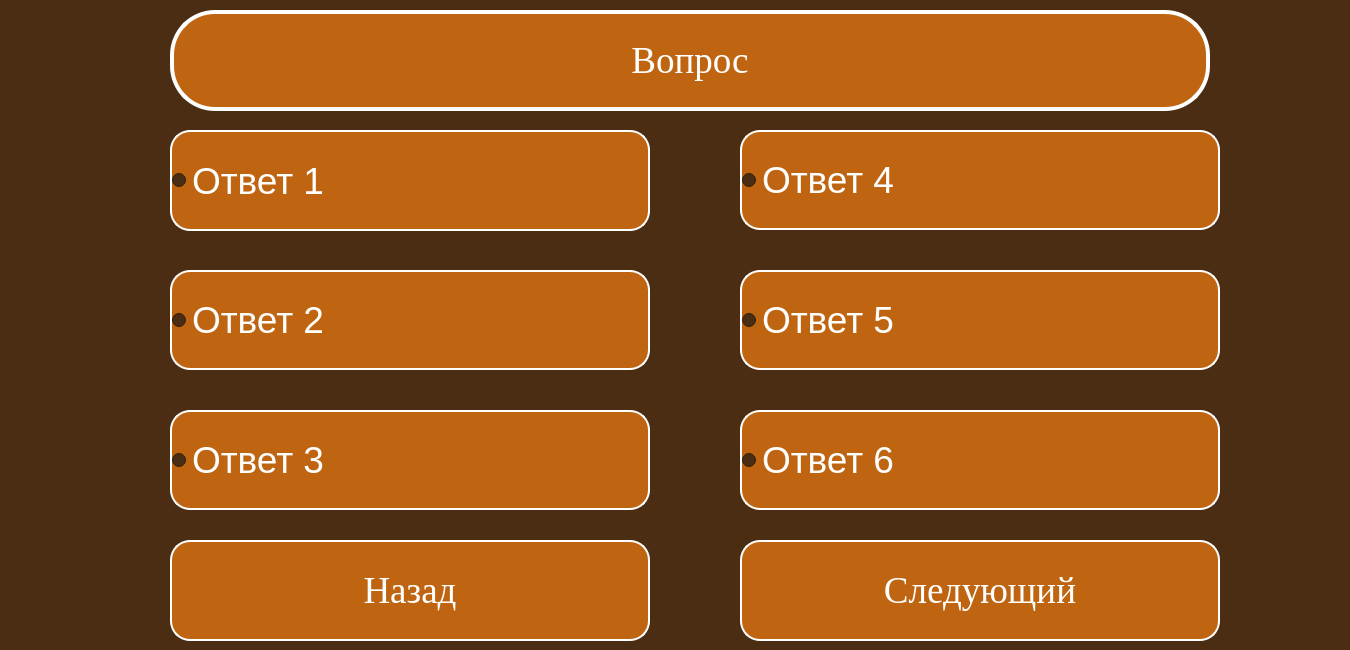
<?xml version="1.0" encoding="UTF-8"?>
<ui version="4.0">
 <class>Dialog</class>
 <widget class="QDialog" name="Dialog">
  <property name="geometry">
   <rect>
    <x>0</x>
    <y>0</y>
    <width>1350</width>
    <height>650</height>
   </rect>
  </property>
  <property name="windowTitle">
   <string>GeleosTest</string>
  </property>
  <property name="styleSheet">
   <string notr="true">background-color: rgb(74, 45, 18);
font-size:28pt;</string>
  </property>
  <widget class="QLabel" name="label">
   <property name="geometry">
    <rect>
     <x>170</x>
     <y>10</y>
     <width>1040</width>
     <height>101</height>
    </rect>
   </property>
   <property name="font">
    <font>
     <family>Times New Roman</family>
     <pointsize>30</pointsize>
     <weight>50</weight>
     <italic>false</italic>
     <bold>false</bold>
    </font>
   </property>
   <property name="styleSheet">
    <string notr="true">font: 30pt &quot;Times New Roman&quot;;
color: white;
background-color: rgb(191, 101, 17);
border-radius: 45px;
border: 4px solid #ffffff;</string>
   </property>
   <property name="text">
    <string>Вопрос</string>
   </property>
   <property name="scaledContents">
    <bool>false</bool>
   </property>
   <property name="alignment">
    <set>Qt::AlignCenter</set>
   </property>
   <property name="wordWrap">
    <bool>true</bool>
   </property>
  </widget>
  <widget class="QRadioButton" name="btn5">
   <property name="geometry">
    <rect>
     <x>740</x>
     <y>270</y>
     <width>480</width>
     <height>100</height>
    </rect>
   </property>
   <property name="font">
    <font>
     <pointsize>28</pointsize>
    </font>
   </property>
   <property name="styleSheet">
    <string notr="true">QRadioButton:unchecked {
color: white;
background-color: rgb(191, 101, 17);
border-radius: 20px;
border: 2px solid #ffffff;
font: 30pt &quot;Times New Roman&quot;;
}

QRadioButton:pressed {
color: rgb(191, 101, 17);
background-color: white;
border: 4px solid rgb(191, 101, 17);
font: 30pt &quot;Times New Roman&quot;;}

QRadioButton:checked {
color: rgb(191, 101, 17);
background-color: white;
border: 4px solid rgb(191, 101, 17);
font: 30pt &quot;Times New Roman&quot;;
}</string>
   </property>
   <property name="text">
    <string>Ответ 5</string>
   </property>
  </widget>
  <widget class="QRadioButton" name="btn2">
   <property name="geometry">
    <rect>
     <x>170</x>
     <y>270</y>
     <width>480</width>
     <height>100</height>
    </rect>
   </property>
   <property name="font">
    <font>
     <pointsize>28</pointsize>
    </font>
   </property>
   <property name="styleSheet">
    <string notr="true">QRadioButton:unchecked {
color: white;
background-color: rgb(191, 101, 17);
border-radius: 20px;
border: 2px solid #ffffff;
font: 30pt &quot;Times New Roman&quot;;
}

QRadioButton:pressed {
color: rgb(191, 101, 17);
background-color: white;
border: 4px solid rgb(191, 101, 17);
font: 30pt &quot;Times New Roman&quot;;}

QRadioButton:checked {
color: rgb(191, 101, 17);
background-color: white;
border: 4px solid rgb(191, 101, 17);
font: 30pt &quot;Times New Roman&quot;;
}</string>
   </property>
   <property name="text">
    <string>Ответ 2</string>
   </property>
  </widget>
  <widget class="QRadioButton" name="btn4">
   <property name="geometry">
    <rect>
     <x>740</x>
     <y>130</y>
     <width>480</width>
     <height>100</height>
    </rect>
   </property>
   <property name="font">
    <font>
     <pointsize>28</pointsize>
    </font>
   </property>
   <property name="styleSheet">
    <string notr="true">QRadioButton:unchecked {
color: white;
background-color: rgb(191, 101, 17);
border-radius: 20px;
border: 2px solid #ffffff;
font: 30pt &quot;Times New Roman&quot;;
}

QRadioButton:pressed {
color: rgb(191, 101, 17);
background-color: white;
border: 4px solid rgb(191, 101, 17);
font: 30pt &quot;Times New Roman&quot;;}

QRadioButton:checked {
color: rgb(191, 101, 17);
background-color: white;
border: 4px solid rgb(191, 101, 17);
font: 30pt &quot;Times New Roman&quot;;
}</string>
   </property>
   <property name="text">
    <string>Ответ 4</string>
   </property>
  </widget>
  <widget class="QRadioButton" name="btn6">
   <property name="geometry">
    <rect>
     <x>740</x>
     <y>410</y>
     <width>480</width>
     <height>100</height>
    </rect>
   </property>
   <property name="font">
    <font>
     <pointsize>28</pointsize>
    </font>
   </property>
   <property name="styleSheet">
    <string notr="true">QRadioButton:unchecked {
color: white;
background-color: rgb(191, 101, 17);
border-radius: 20px;
border: 2px solid #ffffff;
font: 30pt &quot;Times New Roman&quot;;
}

QRadioButton:pressed {
color: rgb(191, 101, 17);
background-color: white;
border: 4px solid rgb(191, 101, 17);
font: 30pt &quot;Times New Roman&quot;;}

QRadioButton:checked {
color: rgb(191, 101, 17);
background-color: white;
border: 4px solid rgb(191, 101, 17);
font: 30pt &quot;Times New Roman&quot;;
}</string>
   </property>
   <property name="text">
    <string>Ответ 6</string>
   </property>
  </widget>
  <widget class="QPushButton" name="behindButton">
   <property name="geometry">
    <rect>
     <x>170</x>
     <y>540</y>
     <width>480</width>
     <height>101</height>
    </rect>
   </property>
   <property name="font">
    <font>
     <family>Times New Roman</family>
     <pointsize>50</pointsize>
     <weight>50</weight>
     <italic>false</italic>
     <bold>false</bold>
    </font>
   </property>
   <property name="styleSheet">
    <string notr="true">QPushButton {
color: white;
background-color: rgb(191, 101, 17);
border-radius: 20px;
border: 2px solid #ffffff;
font: 50pt &quot;Times New Roman&quot;;
}

QPushButton:pressed {
color: rgb(191, 101, 17);
background-color: white;
border: 4px solid rgb(191, 101, 17);
font: 50pt &quot;Times New Roman&quot;;
}</string>
   </property>
   <property name="text">
    <string>Назад</string>
   </property>
  </widget>
  <widget class="QRadioButton" name="btn1">
   <property name="geometry">
    <rect>
     <x>170</x>
     <y>130</y>
     <width>480</width>
     <height>101</height>
    </rect>
   </property>
   <property name="minimumSize">
    <size>
     <width>480</width>
     <height>0</height>
    </size>
   </property>
   <property name="maximumSize">
    <size>
     <width>480</width>
     <height>16777215</height>
    </size>
   </property>
   <property name="font">
    <font>
     <pointsize>28</pointsize>
    </font>
   </property>
   <property name="styleSheet">
    <string notr="true">QRadioButton:unchecked {
color: white;
background-color: rgb(191, 101, 17);
border-radius: 20px;
border: 2px solid #ffffff;
font: 30pt &quot;Times New Roman&quot;;
}

QRadioButton:pressed {
color: rgb(191, 101, 17);
background-color: white;
border: 4px solid rgb(191, 101, 17);
font: 30pt &quot;Times New Roman&quot;;}

QRadioButton:checked {
color: rgb(191, 101, 17);
background-color: white;
border: 4px solid rgb(191, 101, 17);
font: 30pt &quot;Times New Roman&quot;;
}</string>
   </property>
   <property name="text">
    <string>Ответ 1</string>
   </property>
  </widget>
  <widget class="QPushButton" name="nextButton">
   <property name="geometry">
    <rect>
     <x>740</x>
     <y>540</y>
     <width>480</width>
     <height>101</height>
    </rect>
   </property>
   <property name="font">
    <font>
     <family>Times New Roman</family>
     <pointsize>50</pointsize>
     <weight>50</weight>
     <italic>false</italic>
     <bold>false</bold>
    </font>
   </property>
   <property name="styleSheet">
    <string notr="true">QPushButton {
color: white;
background-color: rgb(191, 101, 17);
border-radius: 20px;
border: 2px solid #ffffff;
font: 50pt &quot;Times New Roman&quot;;
}

QPushButton:pressed {
color: rgb(191, 101, 17);
background-color: white;
border: 4px solid rgb(191, 101, 17);
font: 50pt &quot;Times New Roman&quot;;
}</string>
   </property>
   <property name="text">
    <string>Следующий</string>
   </property>
  </widget>
  <widget class="QRadioButton" name="btn3">
   <property name="geometry">
    <rect>
     <x>170</x>
     <y>410</y>
     <width>480</width>
     <height>100</height>
    </rect>
   </property>
   <property name="font">
    <font>
     <pointsize>28</pointsize>
    </font>
   </property>
   <property name="styleSheet">
    <string notr="true">QRadioButton:unchecked {
color: white;
background-color: rgb(191, 101, 17);
border-radius: 20px;
border: 2px solid #ffffff;
font: 30pt &quot;Times New Roman&quot;;
}

QRadioButton:pressed {
color: rgb(191, 101, 17);
background-color: white;
border: 4px solid rgb(191, 101, 17);
font: 30pt &quot;Times New Roman&quot;;}

QRadioButton:checked {
color: rgb(191, 101, 17);
background-color: white;
border: 4px solid rgb(191, 101, 17);
font: 30pt &quot;Times New Roman&quot;;
}</string>
   </property>
   <property name="text">
    <string>Ответ 3</string>
   </property>
  </widget>
 </widget>
 <resources/>
 <connections/>
</ui>
